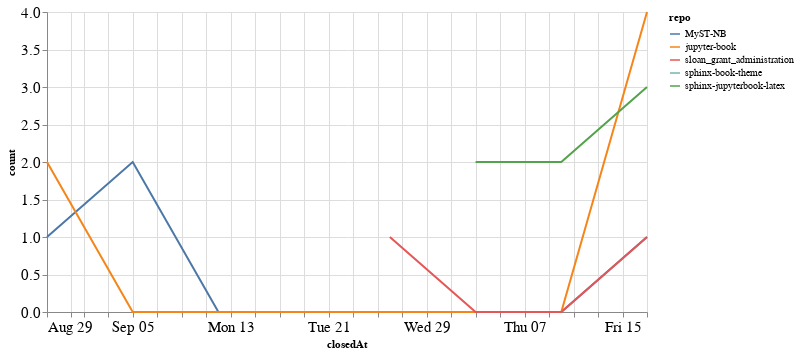

The cell this chart's notebook holds for it:
### Code cell
closed_by_time = closed_by.groupby('repo').resample('W', on='closedAt').count()['author'].reset_index()
closed_by_time = closed_by_time.rename(columns={'author': 'count'})

alt.Chart(closed_by_time, width=600).mark_line().encode(
    x='closedAt',
    y='count',
    color='repo',
    tooltip="repo"
)

### Figure 1 — Vega-Lite specification as saved in the notebook (floating-point values rounded to 4 significant figures)
{"config": {"axisLeft": {"labelFontSize": 15}, "axisBottom": {"labelFontSize": 15}}, "data": {"name": "data-9a99dffb99bc9851d3260c55157fad19"}, "mark": "line", "encoding": {"color": {"type": "nominal", "field": "repo"}, "tooltip": {"type": "nominal", "field": "repo"}, "x": {"type": "temporal", "field": "closedAt"}, "y": {"type": "quantitative", "field": "count"}}, "width": 600, "$schema": "https://vega.github.io/schema/vega-lite/v4.8.1.json", "datasets": {"data-9a99dffb99bc9851d3260c55157fad19": [{"repo": "MyST-NB", "closedAt": "2021-08-29T00:00:00", "count": 1}, {"repo": "MyST-NB", "closedAt": "2021-09-05T00:00:00", "count": 2}, {"repo": "MyST-NB", "closedAt": "2021-09-12T00:00:00", "count": 0}, {"repo": "MyST-NB", "closedAt": "2021-09-19T00:00:00", "count": 0}, {"repo": "MyST-NB", "closedAt": "2021-09-26T00:00:00", "count": 0}, {"repo": "MyST-NB", "closedAt": "2021-10-03T00:00:00", "count": 0}, {"repo": "MyST-NB", "closedAt": "2021-10-10T00:00:00", "count": 0}, {"repo": "MyST-NB", "closedAt": "2021-10-17T00:00:00", "count": 1}, {"repo": "jupyter-book", "closedAt": "2021-08-29T00:00:00", "count": 2}, {"repo": "jupyter-book", "closedAt": "2021-09-05T00:00:00", "count": 0}, {"repo": "jupyter-book", "closedAt": "2021-09-12T00:00:00", "count": 0}, {"repo": "jupyter-book", "closedAt": "2021-09-19T00:00:00", "count": 0}, {"repo": "jupyter-book", "closedAt": "2021-09-26T00:00:00", "count": 0}, {"repo": "jupyter-book", "closedAt": "2021-10-03T00:00:00", "count": 0}, {"repo": "jupyter-book", "closedAt": "2021-10-10T00:00:00", "count": 0}, {"repo": "jupyter-book", "closedAt": "2021-10-17T00:00:00", "count": 4}, {"repo": "sloan_grant_administration", "closedAt": "2021-09-26T00:00:00", "count": 1}, {"repo": "sloan_grant_administration", "closedAt": "2021-10-03T00:00:00", "count": 0}, {"repo": "sloan_grant_administration", "closedAt": "2021-10-10T00:00:00", "count": 0}, {"repo": "sloan_grant_administration", "closedAt": "2021-10-17T00:00:00", "count": 1}, {"repo": "sphinx-book-theme", "closedAt": "2021-09-26T00:00:00", "count": 1}, {"repo": "sphinx-jupyterbook-latex", "closedAt": "2021-10-03T00:00:00", "count": 2}, {"repo": "sphinx-jupyterbook-latex", "closedAt": "2021-10-10T00:00:00", "count": 2}, {"repo": "sphinx-jupyterbook-latex", "closedAt": "2021-10-17T00:00:00", "count": 3}]}}
